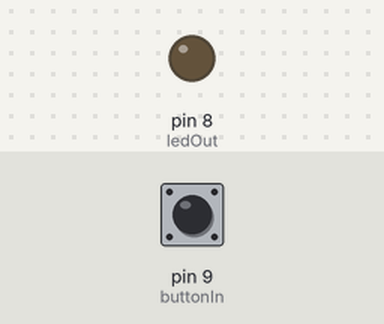
The sketch below on a simulated Arduino Uno, built with avr-gcc and run on an emulated ATmega328P. On the bench: output pins drawn as LEDs (lit = HIGH). Inputs (shaded band) come from the test bench; at power-on: pin 9 (buttonIn) HIGH.

Above: at 1.2 s.
1.3 s: pin 9 (buttonIn) pulled LOW for 0.15 s
At 1.37 s:
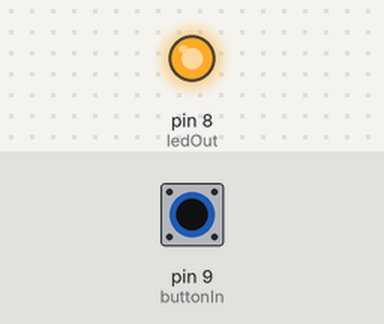
2.9 s: pin 9 (buttonIn) pulled LOW for 3.2 s
At 7.4 s:
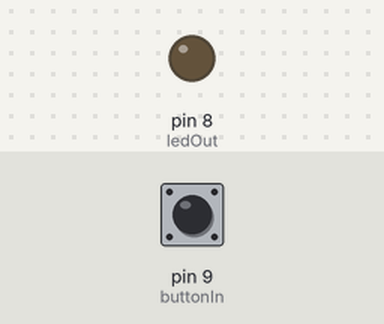
Timing chart, 0 to 8.9 s (numbered marks = the images above; inputs shaded):
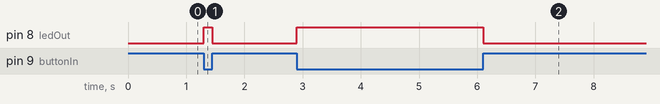

The sketch:

13_05_button_input_used_pullup_reg.ino
```cpp
int ledOut = 8;		// LED 출력핀
int buttonIn = 9;

void setup()
{
  pinMode(ledOut, OUTPUT);
  pinMode(buttonIn, INPUT);
}

void loop()
{
  int buttonState = digitalRead(buttonIn);

  if(buttonState == LOW)
    digitalWrite(ledOut, HIGH);
  else
    digitalWrite(ledOut, LOW);
}
```

Measured:
- after the input at 1.3 s, pin 8 (ledOut): LOW → HIGH at once, → LOW 0.15 s later
- after the input at 2.9 s, pin 8 (ledOut): LOW → HIGH at once, → LOW 3.2 s later
